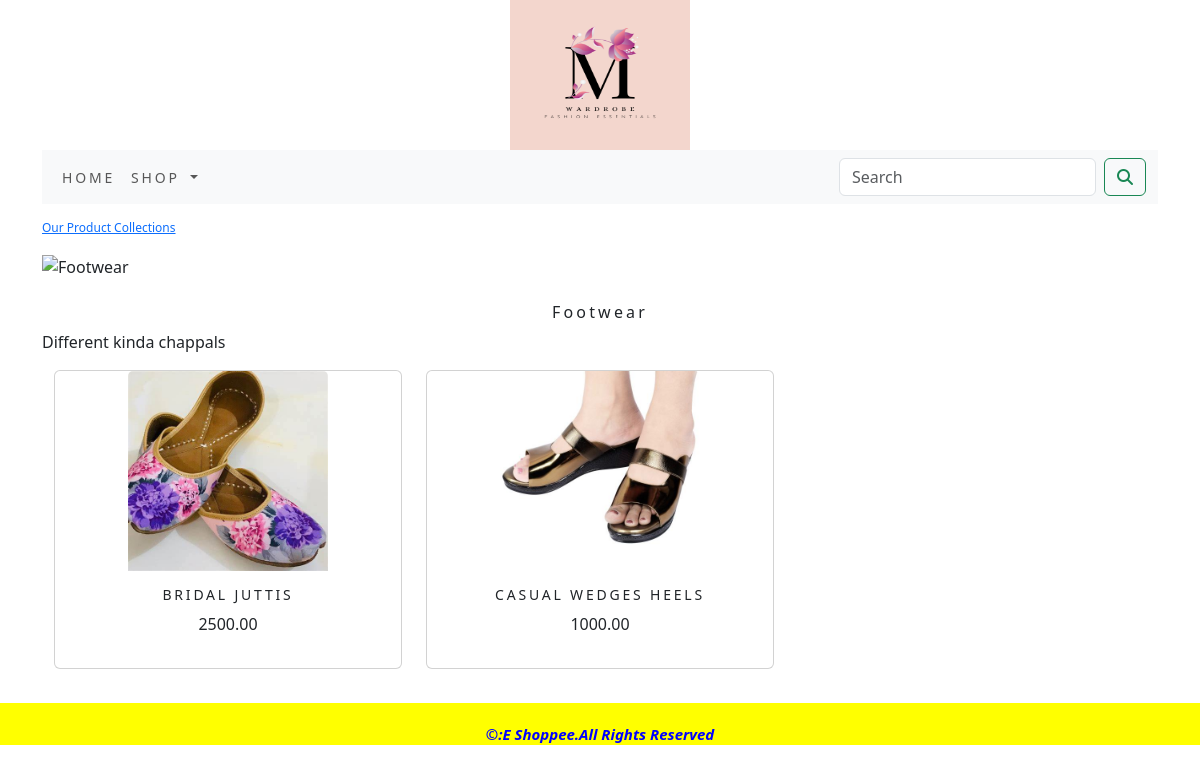
/shop/foot-wear/, run on the app's committed database.
### shop/models.py (models this page shows, shortened)
class Category(models.Model):
    name=models.CharField(max_length=250,unique=True)
    slug=models.SlugField(max_length=250,unique=True)
    description=models.TextField(blank=True)
    image=models.ImageField(upload_to='category',blank=True)
    class Meta:
        ordering=('name',)
        verbose_name='category'
        verbose_name_plural='categories'

class Product(models.Model):
    name = models.CharField(max_length=250, unique=True)
    slug = models.SlugField(max_length=250, unique=True)
    description = models.TextField(blank=True)
    image = models.ImageField(upload_to='product', blank=True)
    price=models.DecimalField(max_digits=10,decimal_places=2)
    category=models.ForeignKey(Category,on_delete=models.CASCADE)
    stock=models.IntegerField()
    available=models.BooleanField(default=True)
    created=models.DateTimeField(auto_now_add=True)
    updated=models.DateTimeField(auto_now=True)
    def get_url(self):
        return reverse('shop:prodCatdetail',args=[self.category.slug,self.slug])
    class Meta:
        ordering=('name',)
        verbose_name='product'
        verbose_name_plural='products'

### shop/views.py (the view)
# urls.py: path('',views.allProdCat,name='allProdCat'),
def allProdCat(request,c_slug=None):
    c_page=None
    products_list=None
    if c_slug!=None:
        c_page=get_object_or_404(Category,slug=c_slug)
        products_list=Product.objects.all().filter(category=c_page,available=True)
    else:
        products_list=Product.objects.all().filter(available=True)
    paginator=Paginator(products_list,6)
    try:
        page=int(request.GET.get('page','1'))
    except:
        page=1
    try:
        products=paginator.page(page)
    except (EmptyPage,InvalidPage):
        products=paginator.page(paginator.num_pages)
    return render(request,"category.html",{'category':c_page,'products':products})

### cart/context_processors.py (called while the page is built)
def counter(request):
    item_count=0
    if 'admin' in request.path:
        return {}
    else:
        try:
            cart=Cart.objects.filter(cart_id=_cart_id(request))
            cart_items=CartItem.objects.all().filter(cart=cart[:1])
            for cart_item in cart_items:
                item_count += cart_item.quantity
        except Cart.DoesNotExist:
            item_count = 0
    return dict(item_count=item_count)

### cart/views.py (called while the page is built)
def _cart_id(request):
    cart=request.session.session_key
    if not cart:
        cart=request.session.create()
    return cart

### shop/context_processors.py (called while the page is built)
def menu_links(request):
    links=Category.objects.all()
    return dict(links=links)

### templates/category.html (shortened to what this page needs)
{% extends 'base.html' %}
{% load static %}
{% block content %}
{% if category %}
  <div>
    <div class="row my_row_class">
        <div class="mx_auto">
      <p><a href="{% url 'shop:allProdCat' %}">Our Product Collections </a> </p>
    </div>
        </div>
  </div>
{% endif %}
<div class="mx_auto">
  {% if category %}
  <img class="my_image" src="{{category.img.url}}" alt="{{category.name}}">
</div>
<br>
<div>
    <h1 class="text-center my_title">{{category.name}}</h1>
    <p class="text-justify">{{category.description}}</p>
</div>
  {% endif %}
<div class="container">
  <div class="row mx_auto">
    {% for product in products.object_list %}
    <div class="my_bottom_margin col-9 col-sm-12 col-md-4 col-lg-4">
      <div class="card text-center" style="min-width:18rem">
        <a href="{{product.get_url}}"> <img class="card-img-top my_image" style="width:200px;height:200px;" src="{{product.image.url}}" alt="{{product.name}}"> </a>
        <div class="card-body">
          <h4>{{product.name}}</h4>
          <p>{{product.price}}</p>
        </div>
      </div>
    </div>
    {% endfor %}
  </div>
    <br>
</div>
{% endblock %}

### static/css/custom.css (style rules this page uses)
body { font-family: 'Josefin Sans', sans-serif; font-family: 'Noto Sans', sans-serif; }
.my_row_class { padding-top:15px; }
.my_row_class ,mx_auto { font-size:12px; color:blue; }
.my_image { width:100%; height:100%; }
.my_title { font-size:16px; text_transform:uppercase; letter-spacing: .2em; }
.my_bottom_margin { margin-bottom:10px; }
.card-body h4 { text-transform:uppercase; font-size:14px; letter-spacing:.2em; }

### data on the page
Category: name "Footwear", description "Different kinda chappals"
Product: image (picture), name "BRIDAL JUTTIS", price "2500.00"
Product: image (picture), name "CASUAL WEDGES HEELS", price "1000.00"
